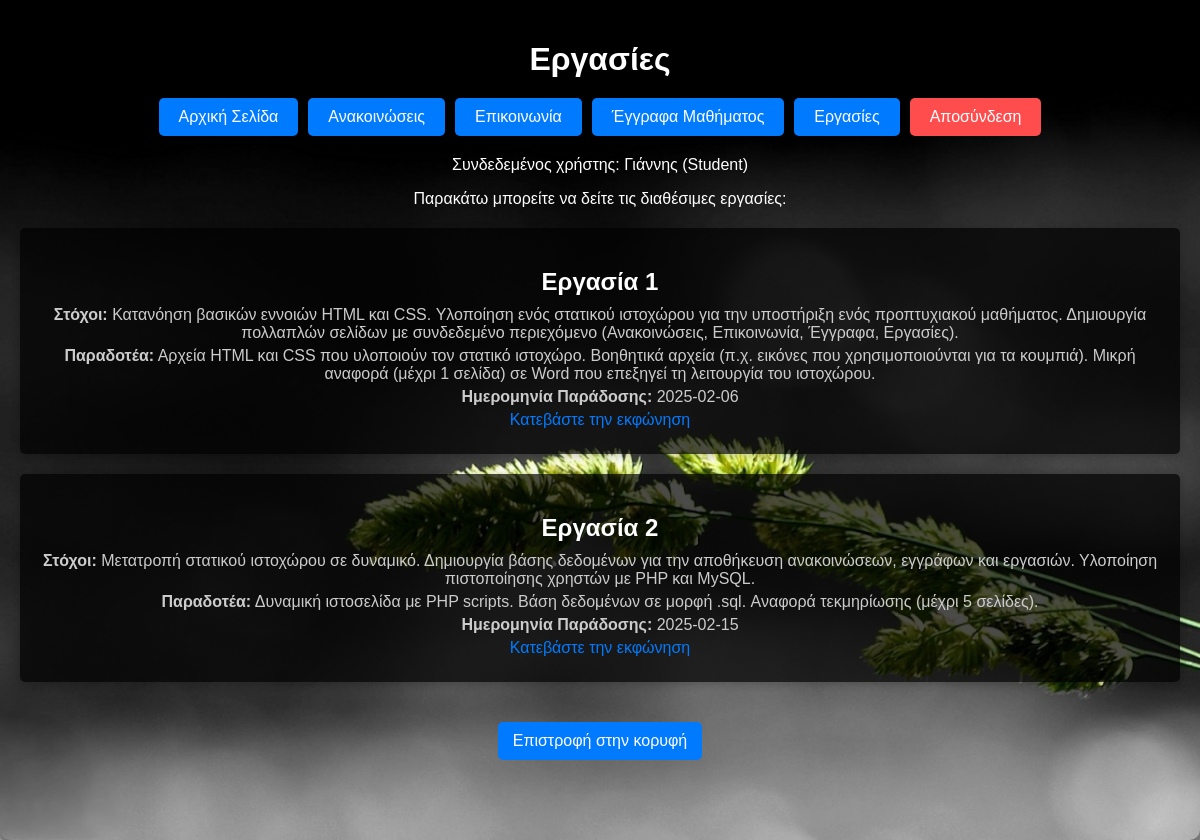
Screenshot of /homework.php (signed in) with the database file from the repository.
### tables this page shows
CREATE TABLE `Ergasies` (
  `id` int(11) NOT NULL,
  `stoxoi` text NOT NULL,
  `ekfonisi` varchar(255) NOT NULL,
  `paradotea` text NOT NULL,
  `imerominia_paradosis` date NOT NULL
);

### homework.php (the view, shortened to what this page needs)
<?php
$host = "localhost";
$dbname = "student4198partB";
$username = "profileUSER";
$password = "Testing1001@";
$conn = new mysqli($host, $username, $password, $dbname);
$onoma = $_SESSION['onoma'];
$rolos = $_SESSION['rolos'];
$query = "SELECT id, stoxoi, ekfonisi, paradotea, imerominia_paradosis FROM Ergasies";
$results = $conn->query($query);
?>
<!DOCTYPE html>
<html lang="el">
<head>
</head>
<body>
    <div class="container">
        <h1>Εργασίες</h1>
        <div class="button-container">
    <a href="home.php" class="button">Αρχική Σελίδα</a>
    <a href="announcement.php" class="button">Ανακοινώσεις</a>
    <a href="communication.php" class="button">Επικοινωνία</a>
    <a href="documents.php" class="button">Έγγραφα Μαθήματος</a>
    <a href="homework.php" class="button">Εργασίες</a>
    <div class="logout">
        <a href="logout.php" class="button">Αποσύνδεση</a>
    </div>
</div>
        <div class="content">
            <p>Συνδεδεμένος χρήστης: <?php echo htmlspecialchars($onoma); ?> (<?php echo htmlspecialchars($rolos); ?>)</p>
            <p>Παρακάτω μπορείτε να δείτε τις διαθέσιμες εργασίες:</p>
            <ul class="homework-list">
    <?php
    $counter = 1;
    while ($row = $results->fetch_assoc()): ?>
        <li class="homework-item">
            <h2>Εργασία <?php echo $counter++; ?></h2>
            <p><strong>Στόχοι:</strong> <?php echo htmlspecialchars($row['stoxoi']); ?></p>
            <p><strong>Παραδοτέα:</strong> <?php echo htmlspecialchars($row['paradotea']); ?></p>
            <p><strong>Ημερομηνία Παράδοσης:</strong> <?php echo htmlspecialchars($row['imerominia_paradosis']); ?></p>
            <p><a href="<?php echo htmlspecialchars($row['ekfonisi']); ?>" download>Κατεβάστε την εκφώνηση</a></p>
        </li>
    <?php endwhile; ?>
</ul>
            <a href="#top" class="top-link">Επιστροφή στην κορυφή</a>
        </div>
    </div>
</body>
</html>

### homework.php (style rules this page uses)
body, html { font-family: sans-serif; margin: 0; padding: 0; height: 100%; background-color: #000; background-image: url("im2.jpg"); background-size: cover; color: #fff; }
.container { max-width: 1200px; margin: 0 auto; padding: 20px; background: #111 url("im2.jpg") no-repeat center center / cover; border-radius: 10px; box-shadow: 0 4px 15px rgba(0, 0, 0, 0.5); min-height: 100vh; }
h1 { text-align: center; margin-bottom: 20px; color: #fff; }
.button-container { display: flex; justify-content: center; flex-wrap: wrap; gap: 10px; margin-bottom: 20px; }
.button { display: inline-block; padding: 10px 20px; background-color: #007bff; color: #fff; text-decoration: none; border-radius: 5px; transition: background-color 0.3s; }
.logout { display: flex; justify-content: flex-end; }
.logout a { background-color: #ff4d4d; }
.content { text-align: center; margin-top: 20px; }
.homework-list { list-style: none; padding: 0; }
.homework-item { background: rgba(0, 0, 0, 0.7); margin: 20px 0; padding: 20px; border-radius: 5px; box-shadow: 0 2px 8px rgba(0, 0, 0, 0.2); }
.homework-item h2 { font-size: 1.5em; margin-bottom: 10px; color: #fff; }
.homework-item p { margin: 5px 0; font-size: 1em; color: #ccc; }
.homework-item a { color: #007bff; text-decoration: none; }
.top-link { display: inline-block; margin-top: 20px; padding: 10px 15px; background-color: #007bff; color: #fff; text-decoration: none; border-radius: 5px; transition: background-color 0.3s; }

### rows the page displays
ergasies: stoxoi "Κατανόηση βασικών εννοιών HTML και CSS. Υλοποίηση ενός στατικού ιστοχώρου για την υποστήριξη ενός προπτυχιακού μαθήματος. Δημιουργία πολλαπλών σελίδων με συνδεδεμένο περιεχόμενο (Ανακοινώσεις, Επικοινωνία, Έγγραφα, Εργασίες).", paradotea "Αρχεία HTML και CSS που υλοποιούν τον στατικό ιστοχώρο. Βοηθητικά αρχεία (π.χ. εικόνες που χρησιμοποιούνται για τα κουμπιά). Μικρή αναφορά (μέχρι 1 σελίδα) σε Word που επεξηγεί τη λειτουργία του ιστοχώρου.", imerominia_paradosis "2025-02-06"
ergasies: stoxoi "Μετατροπή στατικού ιστοχώρου σε δυναμικό. Δημιουργία βάσης δεδομένων για την αποθήκευση ανακοινώσεων, εγγράφων και εργασιών. Υλοποίηση πιστοποίησης χρηστών με PHP και MySQL.", paradotea "Δυναμική ιστοσελίδα με PHP scripts. Βάση δεδομένων σε μορφή .sql. Αναφορά τεκμηρίωσης (μέχρι 5 σελίδες).", imerominia_paradosis "2025-02-15"

### other values shown
$onoma "Γιάννης"
$rolos "Student"
